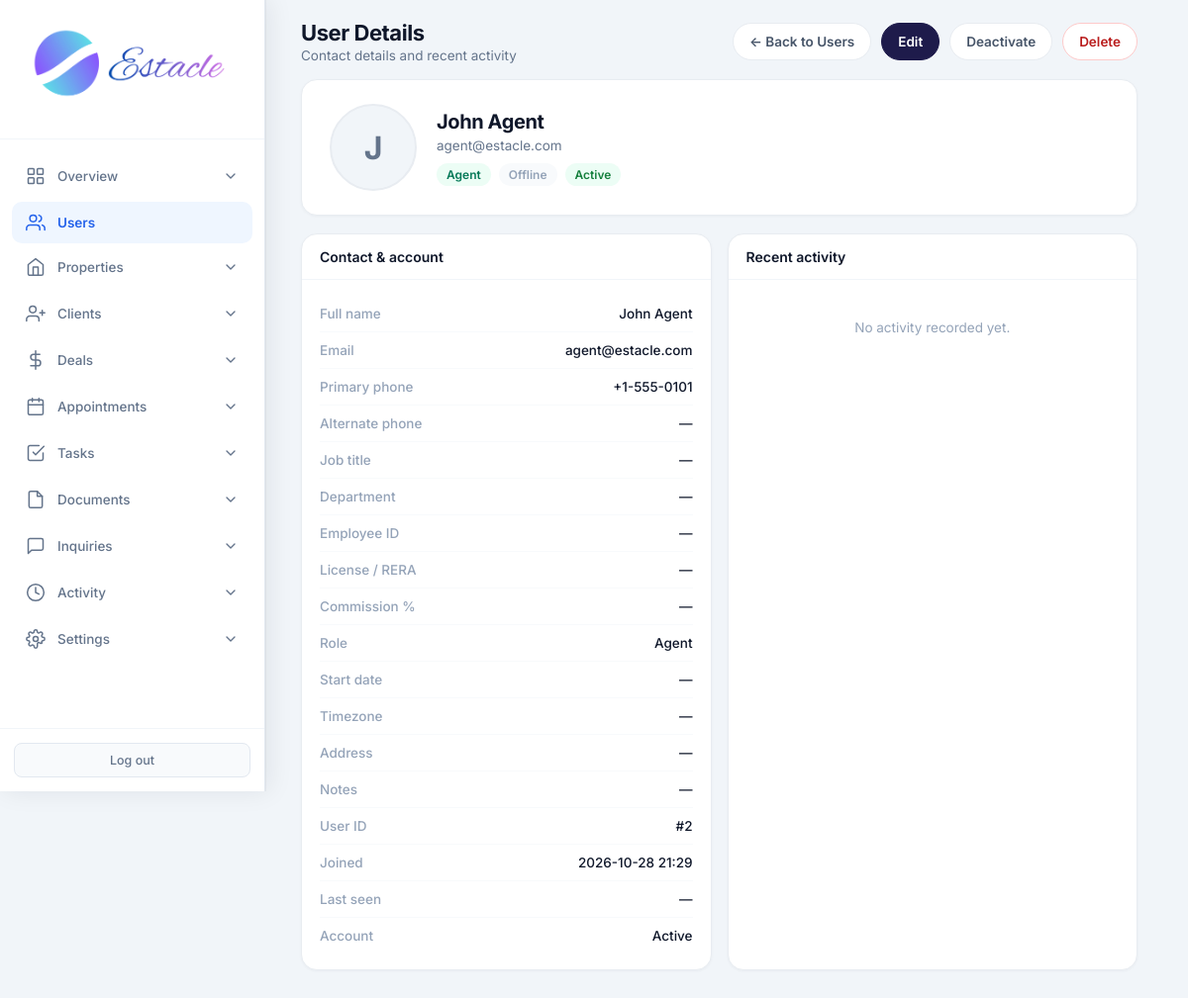
The page /admin/users/2 (signed in) on the database its author committed.
### tables this page shows
CREATE TABLE users (
            id INTEGER PRIMARY KEY AUTOINCREMENT,
            email TEXT UNIQUE NOT NULL,
            password TEXT NOT NULL,
            full_name TEXT NOT NULL,
            role TEXT NOT NULL CHECK(role IN ('admin', 'agent', 'customer')),
            phone TEXT,
            created_at TIMESTAMP DEFAULT CURRENT_TIMESTAMP,
            is_active INTEGER DEFAULT 1
        , avatar TEXT, last_seen TIMESTAMP, job_title TEXT, department TEXT, employee_id TEXT, license_no TEXT, commission_rate REAL, alt_phone TEXT, address TEXT, city TEXT, state TEXT, country TEXT, postal_code TEXT, notes TEXT, hire_date TEXT, timezone TEXT);

### routes/admin/users.py (the view)
@admin.route('/admin/users/<int:user_id>')
@login_required
@role_required('admin')
def admin_user_detail(user_id):
    db = get_db()
    migrate_db()
    online_sql = (
        "last_seen IS NOT NULL AND "
        "datetime(last_seen) >= datetime('now', '-10 minutes')"
    )
    user = db.execute(
        'SELECT *, CASE WHEN ' + online_sql + ' THEN 1 ELSE 0 END AS is_online '
        'FROM users WHERE id = ?',
        (user_id,)
    ).fetchone()
    if not user:
        flash('User not found.', 'danger')
        return redirect(url_for('admin.admin_users'))
    activity = db.execute(
        'SELECT action, entity_type, entity_id, details, created_at '
        'FROM activity_log WHERE user_id = ? ORDER BY created_at DESC LIMIT 20',
        (user_id,)
    ).fetchall()
    return render_template(
        'admin_user_detail.html',
        user=user,
        activity=activity,
    )

### core/db.py (called while the page is built)
def get_db():
    if 'db' not in g:
        g.db = sqlite3.connect(current_app.config['DATABASE'])
        g.db.row_factory = sqlite3.Row
    return g.db

### core/helpers.py (called while the page is built)
def login_required(f):
    @wraps(f)
    def decorated_function(*args, **kwargs):
        if 'user_id' not in session:
            flash('Please log in to access this page.', 'warning')
            return redirect(url_for('auth.login'))
        return f(*args, **kwargs)
    return decorated_function

def role_required(*roles):
    def decorator(f):
        @wraps(f)
        def decorated_function(*args, **kwargs):
            if 'user_id' not in session:
                flash('Please log in to access this page.', 'warning')
                return redirect(url_for('auth.login'))
            if session.get('role') not in roles:
                flash('You do not have permission to access this page.', 'danger')
                return redirect(url_for('auth.role_redirect'))
            return f(*args, **kwargs)
        return decorated_function
    return decorator

### templates/admin_user_detail.html (shortened to what this page needs)
<!DOCTYPE html>
<html lang="en">
<head>
    <link rel="stylesheet" href="{{ url_for('static', filename='css/admin.css') }}">
</head>
<body>
<div class="app-layout">
    {% set active = 'users' %}
    {% include 'partials/admin_sidebar.html' %}
    <main class="main-content">
        <header class="top-bar dash-top">
            <div>
                <h1 class="page-title">User Details</h1>
                <p class="page-subtitle">Contact details and recent activity</p>
            </div>
            <div class="top-actions">
                <a href="{{ url_for('admin.admin_users') }}" class="btn-pill">← Back to Users</a>
                <a href="{{ url_for('admin.admin_edit_user', user_id=user.id) }}" class="btn-pill primary">Edit</a>
                {% if user.id != session.user_id %}
                <form method="POST" action="{{ url_for('admin.admin_toggle_user', user_id=user.id) }}" style="display:inline;margin:0;">
                    <button type="submit" class="btn-pill">{{ 'Deactivate' if user.is_active else 'Activate' }}</button>
                </form>
                <form method="POST" action="{{ url_for('admin.admin_delete_user', user_id=user.id) }}" style="display:inline;margin:0;" onsubmit="return confirm('Permanently delete this user? This cannot be undone.');">
                    <button type="submit" class="btn-pill danger">Delete</button>
                </form>
                {% endif %}
            </div>
        </header>
        <div class="page-wrap">
            <div class="profile-hero">
                <div class="profile-avatar">
                    {% if user.avatar %}
                    <img src="{% if user.avatar.startswith('http') %}{{ user.avatar }}{% else %}{{ url_for('static', filename='uploads/avatars/' + user.avatar) }}{% endif %}" alt="">
                    {% else %}
                    {{ (user.full_name or '?')[0]|upper }}
                    {% endif %}
                </div>
                <div class="profile-meta">
                    <h2>{{ user.full_name }}</h2>
                    <p class="email">{{ user.email }}</p>
                    <div class="badges">
                        <span class="chip role-{{ user.role }}">{{ user.role|capitalize }}</span>
                        {% if user.is_online %}<span class="chip online">Online</span>{% else %}<span class="chip offline">Offline</span>{% endif %}
                        {% if user.is_active %}<span class="chip active">Active</span>{% else %}<span class="chip inactive">Inactive</span>{% endif %}
                    </div>
                </div>
            </div>
            <div class="grid-2">
                <div class="card">
                    <div class="card-hd">Contact & account</div>
                    <div class="card-bd">
                        <div class="info-row"><span class="lbl">Full name</span><span class="val">{{ user.full_name }}</span></div>
                        <div class="info-row"><span class="lbl">Email</span><span class="val">{{ user.email }}</span></div>
                        <div class="info-row"><span class="lbl">Primary phone</span><span class="val">{{ user.phone or '—' }}</span></div>
                        <div class="info-row"><span class="lbl">Alternate phone</span><span class="val">{{ user.alt_phone or '—' }}</span></div>
                        <div class="info-row"><span class="lbl">Job title</span><span class="val">{{ user.job_title or '—' }}</span></div>
                        <div class="info-row"><span class="lbl">Department</span><span class="val">{{ user.department or '—' }}</span></div>
                        <div class="info-row"><span class="lbl">Employee ID</span><span class="val">{{ user.employee_id or '—' }}</span></div>
                        <div class="info-row"><span class="lbl">License / RERA</span><span class="val">{{ user.license_no or '—' }}</span></div>
                        <div class="info-row"><span class="lbl">Commission %</span><span class="val">{% if user.commission_rate is not none %}{{ user.commission_rate }}%{% else %}—{% endif %}</span></div>
                        <div class="info-row"><span class="lbl">Role</span><span class="val">{{ user.role|capitalize }}</span></div>
                        <div class="info-row"><span class="lbl">Start date</span><span class="val">{{ user.hire_date or '—' }}</span></div>
                        <div class="info-row"><span class="lbl">Timezone</span><span class="val">{{ user.timezone or '—' }}</span></div>
                        <div class="info-row"><span class="lbl">Address</span><span class="val">{% if user.address or user.city %}{{ user.address or '' }}{% if user.city %}{% if user.address %}, {% endif %}{{ user.city }}{% endif %}{% if user.state %}, {{ user.state }}{% endif %}{% if user.postal_code %} {{ user.postal_code }}{% endif %}{% if user.country %}, {{ user.country }}{% endif %}{% else %}—{% endif %}</span></div>
                        <div class="info-row"><span class="lbl">Notes</span><span class="val">{{ user.notes or '—' }}</span></div>
                        <div class="info-row"><span class="lbl">User ID</span><span class="val">#{{ user.id }}</span></div>
                        <div class="info-row"><span class="lbl">Joined</span><span class="val">{{ user.created_at[:16] if user.created_at else '—' }}</span></div>
                        <div class="info-row"><span class="lbl">Last seen</span><span class="val">{{ user.last_seen[:16] if user.last_seen else '—' }}</span></div>
                        <div class="info-row"><span class="lbl">Account</span><span class="val">{{ 'Active' if user.is_active else 'Inactive' }}</span></div>
                    </div>
                </div>
                <div class="card">
                    <div class="card-hd">Recent activity</div>
                    <div class="card-bd">
                        {% if activity %}
                        <ul class="timeline">
                            {% for a in activity %}
                            <li>
                                <p class="act">{{ a.action }}{% if a.details %} — {{ a.details }}{% endif %}</p>
                                <p class="meta">{{ a.entity_type or 'system' }}{% if a.entity_id %} #{{ a.entity_id }}{% endif %} · {{ a.created_at[:16] if a.created_at else '' }}</p>
                            </li>
                            {% endfor %}
                        </ul>
                        {% else %}
                        <p class="empty-note">No activity recorded yet.</p>
                        {% endif %}
                    </div>
                </div>
            </div>
</div>
    </main>
</div>
</body>
</html>

### static/css/admin.css (style rules this page uses)
* { margin: 0; padding: 0; box-sizing: border-box; }
body { font-family: 'Inter', -apple-system, BlinkMacSystemFont, 'Segoe UI', Roboto, sans-serif; background: #f1f5f9; color: #0f172a; min-height: 100vh; }
.app-layout { display: flex; min-height: 100vh; }
.main-content { flex: 1; margin-left: 268px; min-height: 100vh; }
.top-bar { background: white; padding: 18px 32px; border-bottom: 1px solid #e2e8f0; display: flex; justify-content: space-between; align-items: center; }
.page-title { font-family: 'Inter', sans-serif; font-size: 22px; font-weight: 700; letter-spacing: -0.4px; color: #0f172a; }
.page-subtitle { font-size: 13px; color: #64748b; margin-top: 2px; font-weight: 400; }
html { scrollbar-gutter: stable; }
.app-layout > :not(.sidebar):not(script):not(style) { animation: estacle-page-in 200ms cubic-bezier(0.22, 0.61, 0.36, 1) backwards; }

### templates/admin_user_detail.html (style rules this page uses)
.main-content { padding-bottom: 48px; }
.page-wrap { padding: 4px 36px 40px; max-width: 1100px; }
.top-bar.dash-top { display: flex; align-items: center; justify-content: space-between; padding: 20px 36px 12px !important; background: transparent; border-bottom: none; box-shadow: none; gap: 16px; flex-wrap: wrap; }
.dash-top .page-title { font-size: 22px; font-weight: 700; color: #0f172a; margin: 0 0 2px; letter-spacing: -0.02em; }
.dash-top .page-subtitle { font-size: 13.5px; color: #64748b; margin: 0; }
.top-actions { display: flex; align-items: center; gap: 10px; flex-wrap: wrap; }
.btn-pill { display: inline-flex; align-items: center; gap: 6px; padding: 10px 16px; border-radius: 999px; font-size: 13.5px; font-weight: 600; text-decoration: none; border: 1px solid #e8ecf1; background: #fff; color: #475569; cursor: pointer; font-family: inherit; }
.btn-pill.primary { background: #1e1b4b; color: #fff; border-color: #1e1b4b; }
.btn-pill.danger { color: #b91c1c; border-color: #fecaca; }
.profile-hero { background: #fff; border: 1px solid #e8ecf1; border-radius: 16px; box-shadow: 0 1px 3px rgba(15,23,42,0.04); padding: 24px 28px; display: flex; align-items: center; gap: 20px; margin-bottom: 18px; flex-wrap: wrap; }
.profile-avatar { width: 88px; height: 88px; border-radius: 50%; background: #f1f5f9; border: 2px solid #e8ecf1; display: flex; align-items: center; justify-content: center; font-size: 32px; font-weight: 700; color: #64748b; overflow: hidden; flex-shrink: 0; }
.profile-meta { flex: 1; min-width: 200px; }
.profile-meta h2 { margin: 0 0 4px; font-size: 20px; font-weight: 700; color: #0f172a; letter-spacing: -0.02em; }
.profile-meta .email { font-size: 13.5px; color: #64748b; margin: 0 0 10px; }
.badges { display: flex; flex-wrap: wrap; gap: 8px; }
.chip { display: inline-flex; align-items: center; padding: 4px 10px; border-radius: 999px; font-size: 12px; font-weight: 600; background: #f1f5f9; color: #334155; }
.chip.role-agent { background: #ecfdf5; color: #047857; }
.chip.offline { background: #f8fafc; color: #94a3b8; }
.chip.active { background: #ecfdf5; color: #15803d; }
.grid-2 { display: grid; grid-template-columns: 1fr 1fr; gap: 16px; margin-bottom: 16px; }
.card { background: #fff; border: 1px solid #e8ecf1; border-radius: 16px; box-shadow: 0 1px 3px rgba(15,23,42,0.04); overflow: hidden; }
.card-hd { padding: 14px 18px; border-bottom: 1px solid #f1f5f9; font-size: 14px; font-weight: 600; color: #0f172a; display: flex; align-items: center; justify-content: space-between; }
.card-bd { padding: 16px 18px; }
.info-row { display: flex; justify-content: space-between; gap: 12px; padding: 10px 0; border-bottom: 1px solid #f8fafc; font-size: 13.5px; }
.info-row:last-child { border-bottom: none; }
.info-row .lbl { color: #94a3b8; font-weight: 500; }
.info-row .val { color: #0f172a; font-weight: 500; text-align: right; word-break: break-all; }
.empty-note { text-align: center; color: #94a3b8; padding: 24px 12px; font-size: 13.5px; }

### rows shown on the page
users: is_active "Deactivate", full_name "J", full_name "John Agent", email "agent@estacle.com", role "Agent", phone "+1-555-0101", id "2", created_at "2026-10-28 21:29", is_active "Active"

### other values the page prints
{{ user.alt_phone or '—' }} "—"
{{ user.job_title or '—' }} "—"
{{ user.department or '—' }} "—"
{{ user.employee_id or '—' }} "—"
{{ user.license_no or '—' }} "—"
{{ user.hire_date or '—' }} "—"
{{ user.timezone or '—' }} "—"
{{ user.notes or '—' }} "—"
{{ user.last_seen[:16] if user.last_seen else '—' }} "—"
